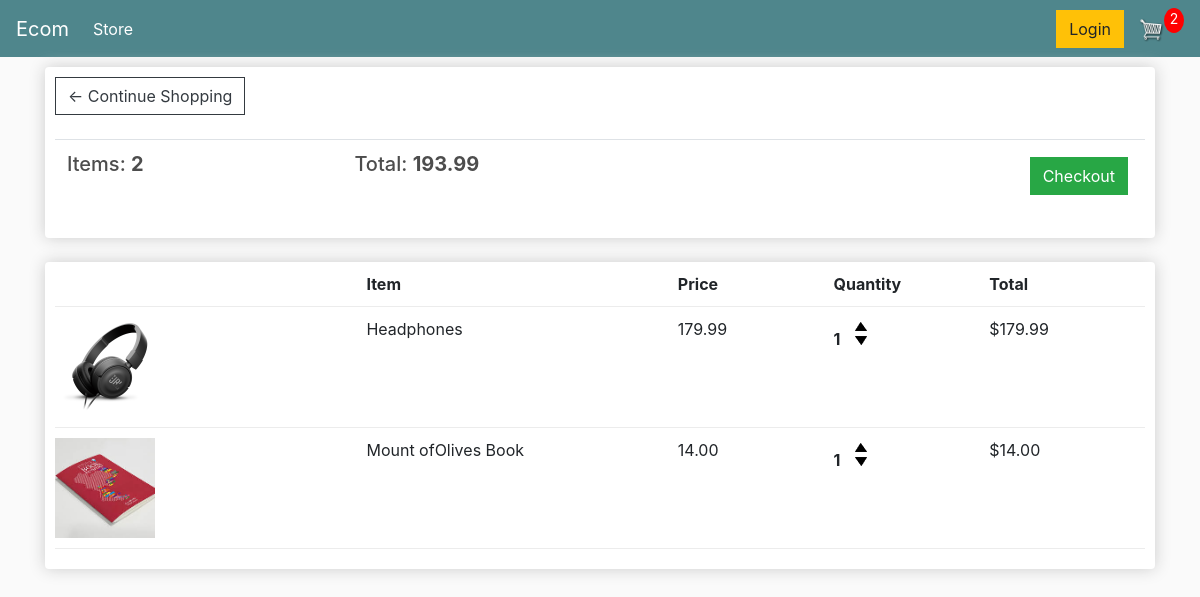
The app's page /cart/ (signed in) with its own data.
### store/models.py (models this page shows, shortened)
class Order(models.Model):
    customer = models.ForeignKey(Customer, on_delete=models.SET_NULL, blank=True, null=True)
    date_ordered = models.DateTimeField(auto_now_add=True)
    complete = models.BooleanField(default=False,null=True,blank=False)
    transaction_id = models.CharField(max_length=200, null=True)
    @property
    def get_cart_total(self):
        orderitems = self.orderitem_set.all()
        total = sum([item.get_total for item in orderitems])
        return total
    @property
    def get_cart_items(self):
        orderitems = self.orderitem_set.all()
        total = sum([item.quantity for item in orderitems])
        return total

class OrderItem(models.Model):
    product = models.ForeignKey(Product, on_delete=models.SET_NULL, blank=True, null=True)
    order = models.ForeignKey(Order, on_delete=models.SET_NULL, blank=True, null=True)
    quantity = models.IntegerField(default=0,null=True,blank=True)
    date_added = models.DateTimeField(auto_now_add=True)
    @property
    def get_total(self):
        total = self.product.price * self.quantity
        return total

class Product(models.Model):
    name = models.CharField(max_length=200,null=True)
    price = models.DecimalField(max_digits=7, decimal_places=2 )
    digital = models.BooleanField(default=False, null=True,blank=False)
    image = models.ImageField(null=True,blank=True)
    @property
    def imageURL(self):
        try:
            url = self.image.url
        except:
            url = ''
        return url

### store/views.py (the view)
# urls.py: path('cart/', views.cart, name="cart"),
def cart(request):
    data = cartData(request)
    cartItems = data ['cartItems']
    order = data ['order']
    items = data ['items']
    context = {'items': items, 'order': order, 'cartItems':cartItems}
    return render(request, 'store/cart.html', context)

### store/utils.py (called while the page is built)
def cartData(request):
    if request.user.is_authenticated:
        customer = request.user.customer
        order, created = Order.objects.get_or_create(
            customer=customer, complete=False)
        items = order.orderitem_set.all()
        cartItems = order.get_cart_items
    else:
        cookieData = cookieCart(request)
        cartItems = cookieData['cartItems']
        order = cookieData['order']
        items = cookieData['items']
    return {'cartItems':cartItems, 'order':order, 'items':items}

### store/templates/store/cart.html
{% extends 'store/main.html' %}
{% load static %}
{% block content %}
<div class="row">
    <div class="col-lg-12">
        <div class="box-element">
            <a  class="btn btn-outline-dark" href="{% url 'store' %}">&#x2190; Continue Shopping</a>
            <br>
            <br>
            <table class="table">
                <tr>
                    <th><h5>Items: <strong>{{order.get_cart_items}}</strong></h5></th>
                    <th><h5>Total: <strong>{{order.get_cart_total|floatformat:2}}</strong></h5></th>
                    <th>
                        <a style="float: right; margin:5px" class="btn btn-success"
                        href="{% url 'checkout' %}">Checkout
                        </a>
                    </th>
                </tr>
            </table>
        </div>
        <br>
        <div class="box-element">
            <div class="cart-row">
                <div style="flex:2"></div>
                <div style="flex:2"><strong>Item</strong></div>
                <div style="flex:1"><strong>Price</strong></div>
                <div style="flex:1"><strong>Quantity</strong></div>
                <div style="flex:1"><strong>Total</strong></div>
            </div>
            {% for item in items %}
            <div class="cart-row">
                <div style="flex:2"><img class="row-image" src="{{item.product.imageURL}}"></div>
                <div style="flex:2"><p>{{item.product.name}}</p></div>
                <div style="flex:1"><p>{{item.product.price|floatformat:2}}</p></div>
                <div style="flex:1">
                    <p class="quantity">{{item.quantity}}</p>
                    <div class="quantity">
                        <img data-product={{item.product.id}} data-action="add" class="chg-quantity update-cart" src="{% static  'images/arrow-up.png' %}">
                        <img data-product={{item.product.id}} data-action="remove" class="chg-quantity update-cart" src="{% static  'images/arrow-down.png' %}">
                    </div>
                </div>
                <div style="flex:1"><p>${{item.get_total}}</p></div>
            </div>
            {% endfor %}
        </div>
    </div>
</div>
{% endblock content %}

### static/css/main.css (style rules this page uses)
body { background-color: hsl(0, 0%, 98%); }
h1,h2,h3,h4,h5,h6 { color:hsl(0, 0%, 30%); }
.box-element { box-shadow:hsl(0, 0%, 80%) 0 0 16px; background-color: #fff; border-radius: 4px; padding: 10px; }
.col-lg-4, .col-lg-6, .col-lg-8, .col-lg-12 { margin-top: 10px; }
.btn { border-radius: 0; }
.row-image { width: 100px; }
.cart-row { display: flex; align-items: flex-stretch; padding-bottom: 10px; margin-bottom: 10px; border-bottom: 1px solid #ececec; }
.quantity { display: inline-block; font-weight: 700; padding-right:10px; }
.chg-quantity { width: 12px; cursor: pointer; display: block; margin-top: 5px; transition:.1s; }

### records on screen
Order: get_cart_items "2", get_cart_total "193.99"
OrderItem: product.imageURL (picture), product.name "Headphones", product.price "179.99", quantity "1", get_total "179.99"
OrderItem: product.imageURL (picture), product.name "Mount ofOlives Book", product.price "14.00", quantity "1", get_total "14.00"

### other values on screen
{{ cartItems }} "2"
